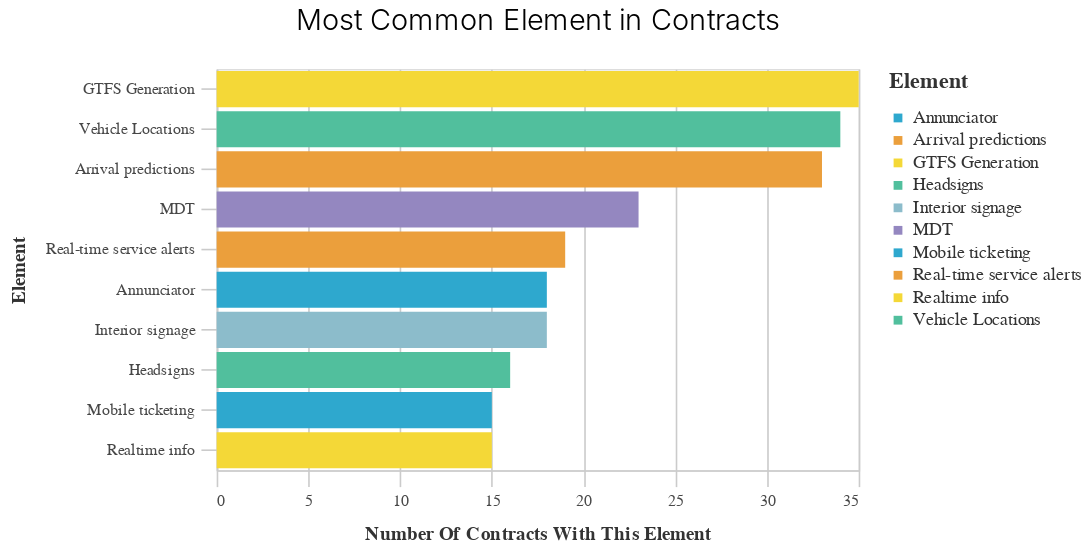

Notebook code cell kept with this figure:
### Code cell
charts.basic_bar_chart(
    most_common_contract_product,
    "number_of_contracts with this element",
    "element",
    "element",
    "Most Common Element in Contracts",
)

### Figure 1 — Vega-Lite specification as saved in the notebook (floating-point values rounded to 4 significant figures)
{"config": {"view": {"continuousWidth": 400, "continuousHeight": 300}, "axis": {"domainColor": "#cbcbcb", "grid": true, "gridColor": "#cbcbcb", "gridWidth": 1, "labelColor": "#474747", "labelFont": "Nunito Sans", "labelFontSize": 10, "labelPadding": 4, "tickColor": "#cbcbcb", "tickSize": 10, "titleColor": "#333", "titleFont": "Raleway", "titleFontSize": 12, "titlePadding": 10}, "axisBand": {"grid": false}, "background": "white", "font": "Raleway", "header": {"labelFont": "Nunito Sans", "titleFont": "Raleway"}, "legend": {"labelColor": "#333", "labelFont": "Nunito Sans", "labelFontSize": 11, "labelLimit": 0, "padding": 1, "symbolSize": 30, "symbolType": "square", "titleColor": "#333", "titleFont": "Raleway", "titleFontSize": 14, "titlePadding": 10}, "title": {"anchor": "middle", "font": "Raleway", "fontSize": 18, "fontWeight": 300, "offset": 20}}, "data": {"name": "data-ef22f8e943b47112bc3fe0467fc47b7b"}, "mark": "bar", "encoding": {"color": {"field": "element", "legend": {"title": "Element"}, "scale": {"range": ["#2EA8CE", "#EB9F3C", "#F4D837", "#51BF9D", "#8CBCCB", "#9487C0"]}, "type": "nominal"}, "x": {"field": "number_of_contracts with this element", "title": "Number Of Contracts With This Element", "type": "quantitative"}, "y": {"field": "element", "sort": "-x", "title": "Element", "type": "nominal"}}, "height": 250, "title": "Most Common Element in Contracts", "width": 400, "$schema": "https://vega.github.io/schema/vega-lite/v4.17.0.json", "datasets": {"data-ef22f8e943b47112bc3fe0467fc47b7b": [{"element": "GTFS Generation", "number_of_contracts with this element": 35}, {"element": "Vehicle Locations", "number_of_contracts with this element": 34}, {"element": "Arrival predictions", "number_of_contracts with this element": 33}, {"element": "MDT", "number_of_contracts with this element": 23}, {"element": "Real-time service alerts", "number_of_contracts with this element": 19}, {"element": "Annunciator", "number_of_contracts with this element": 18}, {"element": "Interior signage", "number_of_contracts with this element": 18}, {"element": "Headsigns", "number_of_contracts with this element": 16}, {"element": "Mobile ticketing", "number_of_contracts with this element": 15}, {"element": "Realtime info", "number_of_contracts with this element": 15}]}}
